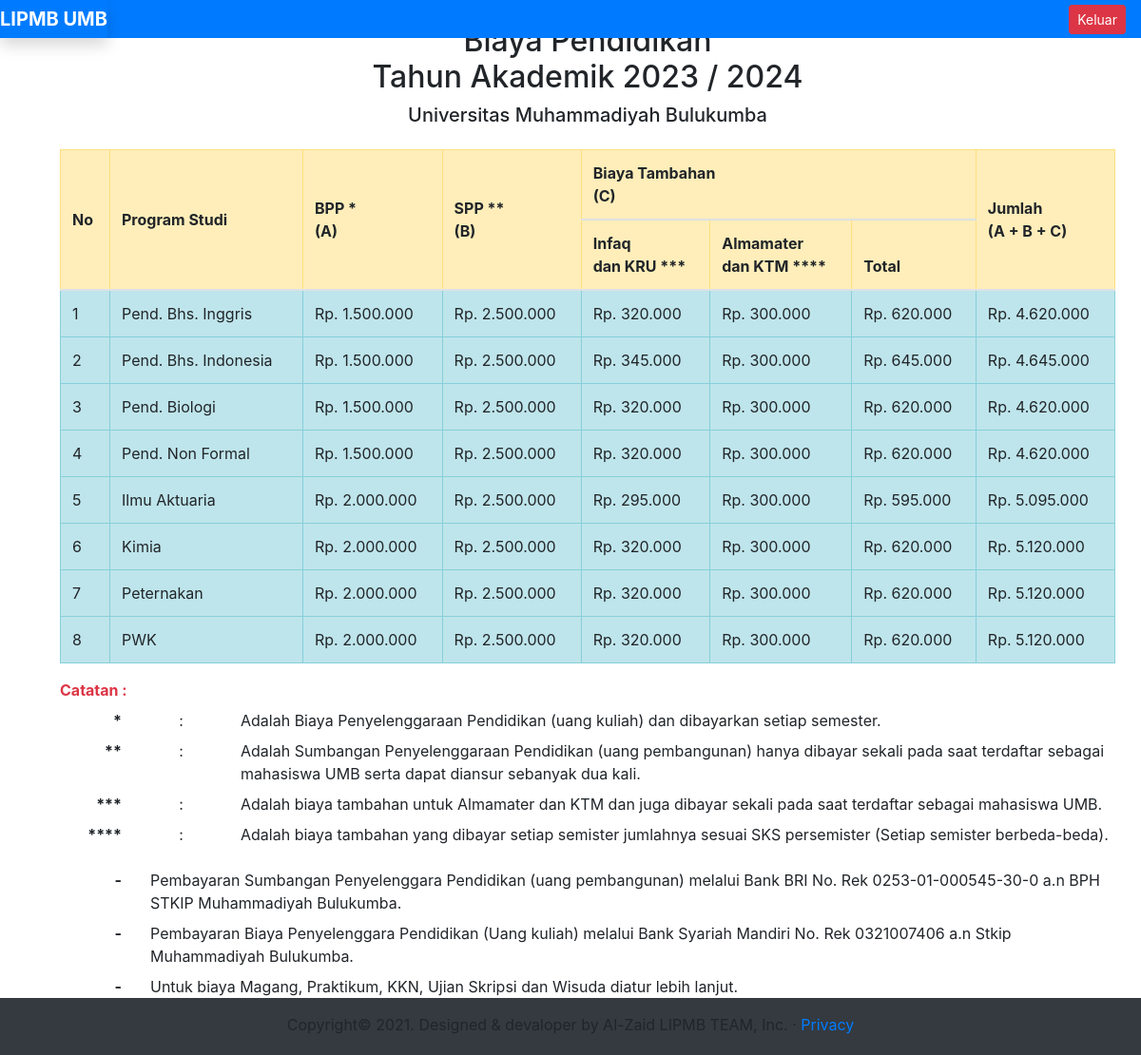
Page /biaya-pendidikan/index.php on the committed database.
### tables this page shows
CREATE TABLE `konfigurasi_web_g` (
  `id` int(11) NOT NULL,
  `bpp1` int(11) NOT NULL,
  `bpp2` int(11) NOT NULL,
  `bpp3` int(11) NOT NULL,
  `bpp4` int(11) NOT NULL,
  `bpp5` int(11) NOT NULL,
  `bpp6` int(11) NOT NULL,
  `bpp7` int(11) NOT NULL,
  `bpp8` int(11) NOT NULL,
  `spp1` int(11) NOT NULL,
  `spp2` int(11) NOT NULL,
  `spp3` int(11) NOT NULL,
  `spp4` int(11) NOT NULL,
  `spp5` int(11) NOT NULL,
  `spp6` int(11) NOT NULL,
  `spp7` int(11) NOT NULL,
  `spp8` int(11) NOT NULL,
  `ik1` int(11) NOT NULL,
  `ik2` int(11) NOT NULL,
  `ik3` int(11) NOT NULL,
  `ik4` int(11) NOT NULL,
  `ik5` int(11) NOT NULL,
  `ik6` int(11) NOT NULL,
  `ik7` int(11) NOT NULL,
  `ik8` int(11) NOT NULL,
  `ak1` int(11) NOT NULL,
  `ak2` int(11) NOT NULL,
  `ak3` int(11) NOT NULL,
  `ak4` int(11) NOT NULL,
  `ak5` int(11) NOT NULL,
  `ak6` int(11) NOT NULL,
  `ak7` int(11) NOT NULL,
  `ak8` int(11) NOT NULL,
  `edited` varchar(50) NOT NULL
);

### biaya-pendidikan/index.php (called while the page is built, shortened)
<?php
include '../plugins/configurasi/query-for-user.php';
include '../plugins/configurasi/rupiah.php';
include '../plugins/struktur-html/head/headAll.php';
include '../plugins/struktur-html/head/navbar-fitur.php';
$ft = 'footers';
include '../plugins/struktur-html/body/biaya-pendidikan/bp.php';
include '../plugins/struktur-html/foot/footerAll.php';
include '../plugins/struktur-html/foot/scriptFoot.php';

### plugins/configurasi/function.php (called while the page is built, shortened)
<?php
$conn = mysqli_connect("localhost", "root", "", "u5363348_sim_lipmb_2021");
function dcmb($ambil)
{
	global $conn;
	$result = mysqli_query($conn, $ambil);
	$rows = [];
	while ($row = mysqli_fetch_assoc($result)) {
		$rows[] = $row;
	}
	return $rows;
}

### plugins/configurasi/query-for-user.php (called while the page is built, shortened)
<?php
require 'function.php';
$valuebp = dcmb("SELECT * FROM konfigurasi_web_g")[0];

### plugins/configurasi/rupiah.php (called while the page is built)
<?php
function rupiah($angka){
    $hp = "Rp. ".number_format($angka,0,',','.');
    return $hp;
}

### plugins/struktur-html/body/biaya-pendidikan/bp.php (the view)
<div class="container pt-4 mx-5">
    <div class="bp">
        <h2 class="text-center">Biaya Pendidikan <br> Tahun Akademik <?=date('Y').' / ',date('Y')+1?></h2>
        <h5 class="text-center mb-4">Universitas Muhammadiyah Bulukumba</h5>
    </div>
    <table class="table table-bordered b-kuliah">
        <thead>
            <tr class="table-warning">
                <th scope="col" rowspan="2" class="align-middle">No</th>
                <th scope="col" rowspan="2" class="align-middle">Program Studi</th>
                <th scope="col" rowspan="2" class="align-middle">BPP *<br> (A)</th>
                <th scope="col" rowspan="2" class="align-middle">SPP **<br> (B)</th>
                <th scope="col" colspan="3">Biaya Tambahan <br> (C)</th>
                <th scope="col" rowspan="2" class="align-middle">Jumlah <br>(A + B + C)</th>
            </tr>
            <tr class="table-warning">
                <th scope="col">Infaq <br>dan KRU ***</th>
                <th scope="col">Almamater <br>dan KTM ****</th>
                <th scope="col">Total</th>
            </tr>
        </thead>
        <tbody>
            <?php
                $jurusan = [1=>'Pend. Bhs. Inggris', 'Pend. Bhs. Indonesia', 'Pend. Biologi', 'Pend. Non Formal', 'Ilmu Aktuaria', 'Kimia', 'Peternakan', 'PWK'];
                for ($i=1; $i < 9; $i++) :
            ?>
            <tr class="table-info">
                <td scope="col"><?=$i; ?></td>
                <td scope="col" class="text-left"><?=$jurusan[$i]; ?></td>
                <td scope="col"><?=rupiah($valuebp['bpp'.$i])?></td>
                <td scope="col"><?=rupiah($valuebp['spp'.$i])?></td>
                <td scope="col"><?=rupiah($valuebp['ik'.$i])?></td>
                <td scope="col"><?=rupiah($valuebp['ak'.$i])?></td>
                <td scope="col"><?=rupiah($valuebp['ik'.$i]+$valuebp['ak'.$i])?></td>
                <td scope="col"><?=rupiah($valuebp['bpp'.$i]+$valuebp['spp'.$i]+($valuebp['ik'.$i]+$valuebp['ak'.$i]))?></td>
            </tr>
            <?php
                endfor;
            ?>
        </tbody>
    </table>
    <span class="text-danger font-weight-bolder">Catatan :</span>
    <div class="row mt-2">
        <div class="col-1  font-weight-bolder text-right"> * </div>
        <div class="col-1  text-center">:</div>
        <div class="col-10">
            <div class="">Adalah Biaya Penyelenggaraan Pendidikan (uang kuliah) dan dibayarkan setiap semester.</div>
        </div>
    </div>
    <div class="row mt-2">
        <div class="col-1  font-weight-bolder text-right"> ** </div>
        <div class="col-1  text-center">:</div>
        <div class="col-10">
            <div class="">Adalah Sumbangan Penyelenggaraan Pendidikan (uang pembangunan) hanya dibayar sekali pada saat terdaftar sebagai mahasiswa UMB serta dapat diansur sebanyak dua kali.</div>
        </div>
    </div>
    <div class="row mt-2">
        <div class="col-1  font-weight-bolder text-right"> *** </div>
        <div class="col-1  text-center">:</div>
        <div class="col-10">
            <div class="">Adalah biaya tambahan untuk Almamater dan KTM dan juga dibayar sekali pada saat terdaftar sebagai mahasiswa UMB.</div>
        </div>
     </div>
    <div class="row mt-2">
        <div class="col-1  font-weight-bolder text-right"> **** </div>
        <div class="col-1  text-center">:</div>
        <div class="col-10">
            <div class="">Adalah biaya tambahan yang dibayar setiap semister jumlahnya sesuai SKS persemister (Setiap semister berbeda-beda).</div>
        </div>
    </div>
    <div class="row mt-4">
        <div class="col-1 font-weight-bolder text-right">-</div>
        <div class="col-11">
            <span>Pembayaran Sumbangan Penyelenggara Pendidikan (uang pembangunan) melalui Bank BRI No. Rek 0253-01-000545-30-0  a.n BPH STKIP Muhammadiyah Bulukumba. </span>
        </div>
    </div>
    <div class="row mt-2">
        <div class="col-1 font-weight-bolder text-right">-</div>
        <div class="col-11">
            <span>Pembayaran Biaya Penyelenggara Pendidikan (Uang kuliah) melalui Bank Syariah Mandiri No. Rek 0321007406  a.n Stkip Muhammadiyah Bulukumba.</span>
        </div>
    </div>
    <div class="row mt-2">
        <div class="col-1 font-weight-bolder text-right">-</div>
        <div class="col-11">
            <span>Untuk biaya Magang, Praktikum, KKN,  Ujian Skripsi dan Wisuda diatur lebih lanjut.</span>
        </div>
    </div>
</div>

### plugins/struktur-html/head/headAll.php (shortened to what this page needs)
<?php
$url = "https://2021.lipmb.umbulukumba.ac.id";
?>
<!doctype html>
<html lang="en">
<head>
  <link rel="stylesheet" href="<?= $url ?>/plugins/assets/css/bootstrap.css">
  <link href="<?= $url ?>/plugins/assets/css/tmpl_index.css" rel="stylesheet">
  <link href="<?= $url ?>/plugins/assets/css/offcanvas.css" rel="stylesheet">
  <link href="<?= $url ?>/plugins/assets/css/album.css" rel="stylesheet">
  <link href="<?= $url ?>/plugins/assets/css/fitur_admin.css" rel="stylesheet">
  <link rel="stylesheet" href="<?= $url ?>/plugins/assets/css/alm_select2.min.css">
  <link rel="stylesheet" href="<?= $url ?>/plugins/assets/css/dataTables.bootstrap4.css" />
  <link rel="stylesheet" href="<?= $url ?>/plugins/assets/css/jquery.dataTables.min.css" />
</head>

### plugins/struktur-html/head/navbar-fitur.php (shortened to what this page needs)
<body class="<?php if(isset($bg)){echo $bg;}else{echo "asal-!-kosong";} ?>">
	<header>
		<nav class="navbar navbar-expand-sm fixed-top navbar-dark bg-primary p-0">
		 	<div class="kopfitur shadow rounded text-center">
				<a class="navbar-brand mr-auto mr-lg-0 font-weight-bolder" href="../">LIPMB UMB</a>
			</div>
		 	<div class="mr-3">
				<a href="?index=home" class="btn btn-danger btn-sm">Keluar</a>
			</div>
	 	</nav>
	</header>
	<main>

### plugins/struktur-html/foot/footerAll.php
<footer class="pt-3 pb-1 text-center bg-dark <?php if(isset($ft)){echo $ft;} ?>">
	<p>Copyright&copy; 2021. Designed & devaloper by Al-Zaid LIPMB TEAM, Inc. &middot; <a href="#">Privacy</a>
 </p>
</footer>
</main>

### plugins/struktur-html/foot/scriptFoot.php (shortened to what this page needs)
	</body>
</html>

### rows in the picture
konfigurasi_web_g: bpp1 "Rp. 1.500.000", spp1 "Rp. 2.500.000", ik1 "Rp. 320.000", ak1 "Rp. 300.000", rupiah($valuebp['ik'.$i]+$valuebp['ak'.$i]) "Rp. 620.000", rupiah($valuebp['bpp'.$i]+$valuebp['spp'.$i]+($valuebp['ik'.$i]+$valuebp['ak'.$i])) "Rp. 4.620.000", bpp2 "Rp. 1.500.000", spp2 "Rp. 2.500.000", ik2 "Rp. 345.000", ak2 "Rp. 300.000", rupiah($valuebp['ik'.$i]+$valuebp['ak'.$i]) "Rp. 645.000", rupiah($valuebp['bpp'.$i]+$valuebp['spp'.$i]+($valuebp['ik'.$i]+$valuebp['ak'.$i])) "Rp. 4.645.000", bpp3 "Rp. 1.500.000", spp3 "Rp. 2.500.000", ik3 "Rp. 320.000", ak3 "Rp. 300.000", bpp4 "Rp. 1.500.000", spp4 "Rp. 2.500.000", ik4 "Rp. 320.000", ak4 "Rp. 300.000", bpp5 "Rp. 2.000.000", spp5 "Rp. 2.500.000", ik5 "Rp. 295.000", ak5 "Rp. 300.000", rupiah($valuebp['ik'.$i]+$valuebp['ak'.$i]) "Rp. 595.000", rupiah($valuebp['bpp'.$i]+$valuebp['spp'.$i]+($valuebp['ik'.$i]+$valuebp['ak'.$i])) "Rp. 5.095.000", bpp6 "Rp. 2.000.000", spp6 "Rp. 2.500.000", ik6 "Rp. 320.000", ak6 "Rp. 300.000", rupiah($valuebp['bpp'.$i]+$valuebp['spp'.$i]+($valuebp['ik'.$i]+$valuebp['ak'.$i])) "Rp. 5.120.000", bpp7 "Rp. 2.000.000", spp7 "Rp. 2.500.000", ik7 "Rp. 320.000", ak7 "Rp. 300.000", bpp8 "Rp. 2.000.000", spp8 "Rp. 2.500.000", ik8 "Rp. 320.000", ak8 "Rp. 300.000"

### other values in the picture
$jurusan[$i] "Pend. Bhs. Inggris"
$jurusan[$i] "Pend. Bhs. Indonesia"
$jurusan[$i] "Pend. Biologi"
$jurusan[$i] "Pend. Non Formal"
$jurusan[$i] "Ilmu Aktuaria"
$jurusan[$i] "Kimia"
$jurusan[$i] "Peternakan"
$jurusan[$i] "PWK"
